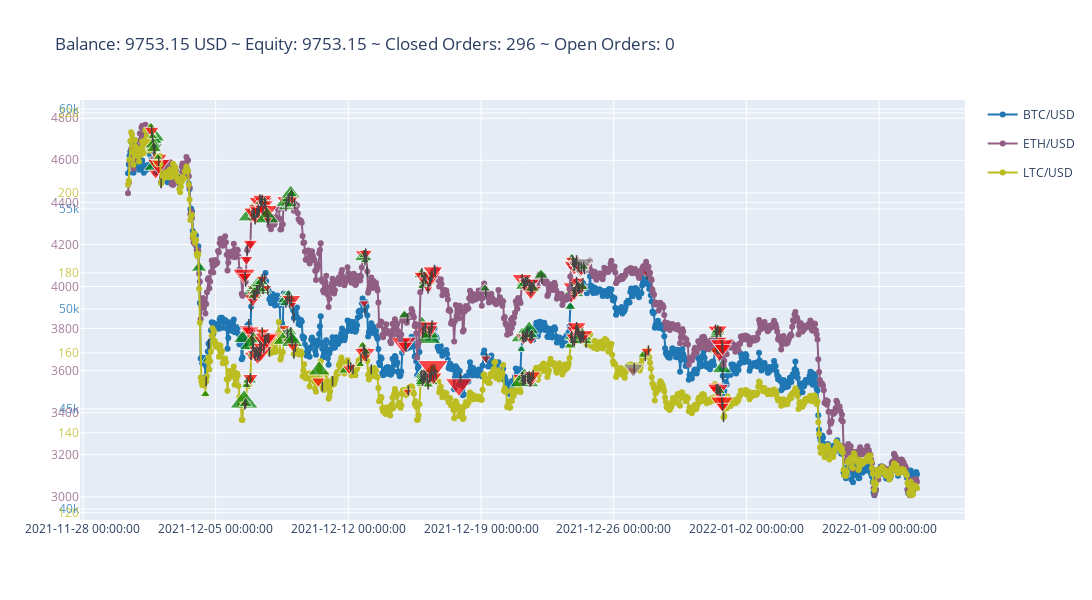

The cell this chart's notebook holds for it:
### Code cell
env.render('advanced_figure')
